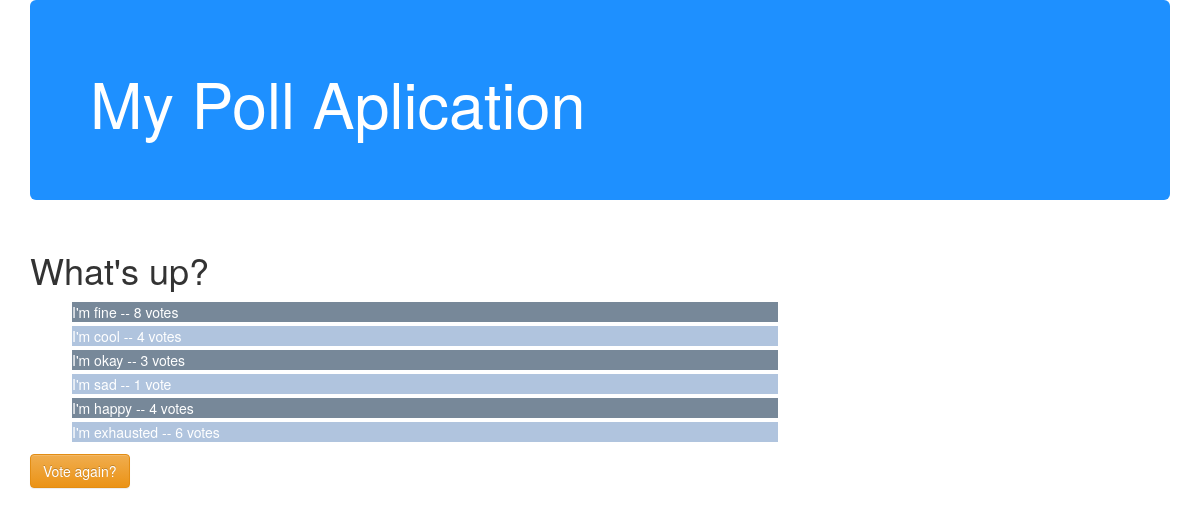
/polls/1/results/, run on an earlier commit of the app's database.
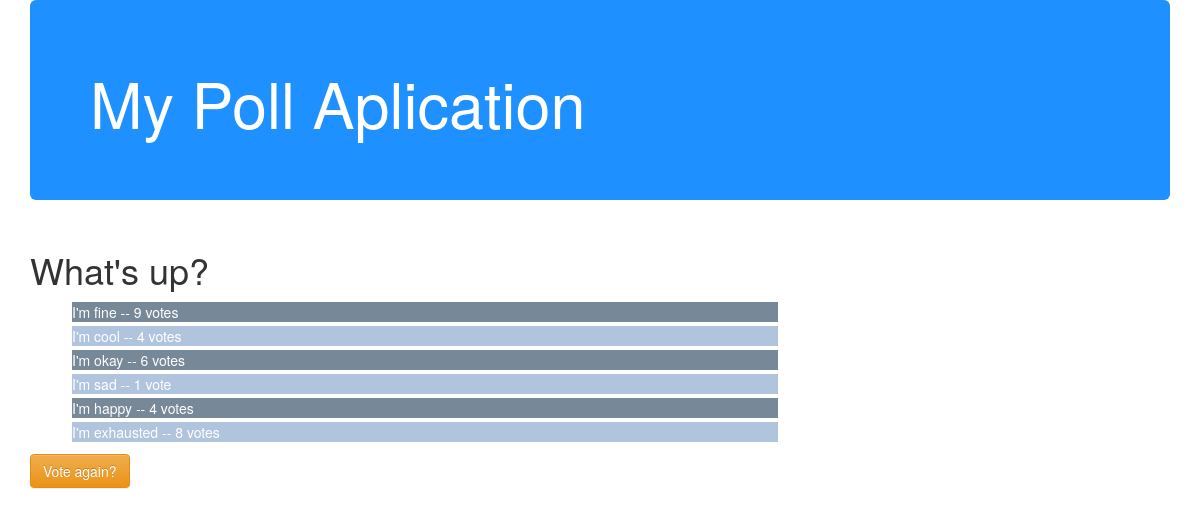
And on a later commit of the database.
### polls/models.py (models this page shows, shortened)
class Question(models.Model):
	question_text = models.CharField(max_length=200)
	pub_date = models.DateTimeField('date published')

class Choice(models.Model):
	question = models.ForeignKey(Question, on_delete=models.CASCADE)
	choice_text = models.CharField(max_length=200)
	votes = models.IntegerField(default=0)

### polls/views.py (the view)
# urls.py: url(r'^(?P<pk>[0-9]+)/results/$', views.ResultView.as_view(), name='results'),
class ResultView(generic.DetailView):
	model = Question
	template_name = 'polls/results.html'

### polls/Templates/polls/results.html (shortened to what this page needs)
<head>
	<link rel="stylesheet" href="//maxcdn.bootstrapcdn.com/bootstrap/3.2.0/css/bootstrap.min.css">
	<link rel="stylesheet" href="//maxcdn.bootstrapcdn.com/bootstrap/3.2.0/css/bootstrap-theme.min.css">
</head>
<div class="container">
  	<div class="jumbotron" id="myheader">
    	<h1>My Poll Aplication</h1>
  	</div>
  	<div class="row">
  		<div class="col-xs-12 col-sm-8">
			<h1>{{ question.question_text }}</h1>
			<ul>
			{% for choice in question.choice_set.all %}
				<li id="{% cycle 'line1' 'line2' %}">{{ choice.choice_text }} -- {{ choice.votes }} vote{{ choice.votes|pluralize}}</li>
			{% endfor %}
			</ul>
			<a href="{% url 'polls:detail' question.id %}"><form type="button" class="btn btn-warning">Vote again?</form></a>
		</div>
	</div>
</div>

### polls/Templates/polls/results.html (style rules this page uses)
#myheader { background-color:dodgerblue; color:white; }
#line1 { background-color:lightslategrey; color:white; border: 2px solid white; }
#line2 { background-color:lightsteelblue; color:white; border: 2px solid; }

What changed in the data, as far as the page shows it:
changed Choice "I'm fine": votes "8" → "9"
changed Choice "I'm okay": votes "3" → "6"
changed Choice "I'm exhausted": votes "6" → "8"
